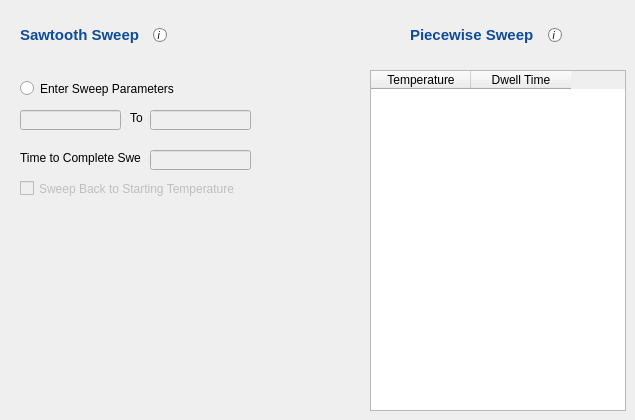
    <widget class="QWidget" name="tab_2">
     <attribute name="title">
      <string>Temperature Cycle Demo</string>
     </attribute>
     <widget class="QCheckBox" name="checkBox">
      <property name="enabled">
       <bool>false</bool>
      </property>
      <property name="geometry">
       <rect>
        <x>20</x>
        <y>180</y>
        <width>231</width>
        <height>17</height>
       </rect>
      </property>
      <property name="text">
       <string>Sweep Back to Starting Temperature</string>
      </property>
     </widget>
     <widget class="QRadioButton" name="radioButton_5">
      <property name="geometry">
       <rect>
        <x>20</x>
        <y>80</y>
        <width>161</width>
        <height>17</height>
       </rect>
      </property>
      <property name="text">
       <string>Enter Sweep Parameters</string>
      </property>
     </widget>
     <widget class="QLineEdit" name="lineEdit_3">
      <property name="enabled">
       <bool>false</bool>
      </property>
      <property name="geometry">
       <rect>
        <x>20</x>
        <y>110</y>
        <width>101</width>
        <height>20</height>
       </rect>
      </property>
     </widget>
     <widget class="QLabel" name="label_3">
      <property name="geometry">
       <rect>
        <x>130</x>
        <y>110</y>
        <width>21</width>
        <height>16</height>
       </rect>
      </property>
      <property name="text">
       <string>To</string>
      </property>
     </widget>
     <widget class="QLabel" name="label_4">
      <property name="geometry">
       <rect>
        <x>20</x>
        <y>150</y>
        <width>121</width>
        <height>16</height>
       </rect>
      </property>
      <property name="text">
       <string>Time to Complete Sweep</string>
      </property>
     </widget>
     <widget class="QLineEdit" name="lineEdit_5">
      <property name="enabled">
       <bool>false</bool>
      </property>
      <property name="geometry">
       <rect>
        <x>150</x>
        <y>150</y>
        <width>101</width>
        <height>20</height>
       </rect>
      </property>
     </widget>
     <widget class="QLineEdit" name="lineEdit_4">
      <property name="enabled">
       <bool>false</bool>
      </property>
      <property name="geometry">
       <rect>
        <x>150</x>
        <y>110</y>
        <width>101</width>
        <height>20</height>
       </rect>
      </property>
     </widget>
     <widget class="QWidget" name="horizontalLayoutWidget_10">
      <property name="geometry">
       <rect>
        <x>20</x>
        <y>20</y>
        <width>147</width>
        <height>31</height>
       </rect>
      </property>
      <layout class="QHBoxLayout" name="horizontalLayout_10">
       <item>
        <widget class="QLabel" name="label_40">
         <property name="text">
          <string>&lt;html&gt;&lt;head/&gt;&lt;body&gt;&lt;p&gt;&lt;span style=&quot; font-size:11pt; font-weight:600; color:#0f4b96;&quot;&gt;Sawtooth Sweep&lt;/span&gt;&lt;/p&gt;&lt;/body&gt;&lt;/html&gt;</string>
         </property>
        </widget>
       </item>
       <item>
        <widget class="QPushButton" name="infoButton_SawtoothSweep">
         <property name="styleSheet">
          <string notr="true">QPushButton::!pressed{
background-color: white;
border-style: solid;
border-width:1px;
border-radius:7px;
border-color: gray;
max-width:12px;
max-height:12px;
min-width:12px;
min-height:12px;
font-size: 10px;
font-family: &quot;Bookman Old Style&quot;;
font-style:italic;
}

QPushButton::pressed{
background-color: rgb(216, 192, 95);
border-style: solid;
border-width:1px;
border-radius:7px;
border-color: gray;
max-width:12px;
max-height:12px;
min-width:12px;
min-height:12px;
font-size: 10px;
font-family: &quot;Bookman Old Style&quot;;
font-style:italic;
}</string>
         </property>
         <property name="text">
          <string>i </string>
         </property>
        </widget>
       </item>
      </layout>
     </widget>
     <widget class="QWidget" name="horizontalLayoutWidget_11">
      <property name="geometry">
       <rect>
        <x>410</x>
        <y>20</y>
        <width>152</width>
        <height>31</height>
       </rect>
      </property>
      <layout class="QHBoxLayout" name="horizontalLayout_11">
       <item>
        <widget class="QLabel" name="label_41">
         <property name="text">
          <string>&lt;html&gt;&lt;head/&gt;&lt;body&gt;&lt;p&gt;&lt;span style=&quot; font-size:11pt; font-weight:600; color:#0f4b96;&quot;&gt;Piecewise Sweep&lt;/span&gt;&lt;/p&gt;&lt;/body&gt;&lt;/html&gt;</string>
         </property>
        </widget>
       </item>
       <item>
        <widget class="QPushButton" name="infoButton_HeaterOptions_2">
         <property name="styleSheet">
          <string notr="true">QPushButton::!pressed{
background-color: white;
border-style: solid;
border-width:1px;
border-radius:7px;
border-color: gray;
max-width:12px;
max-height:12px;
min-width:12px;
min-height:12px;
font-size: 10px;
font-family: &quot;Bookman Old Style&quot;;
font-style:italic;
}

QPushButton::pressed{
background-color: rgb(216, 192, 95);
border-style: solid;
border-width:1px;
border-radius:7px;
border-color: gray;
max-width:12px;
max-height:12px;
min-width:12px;
min-height:12px;
font-size: 10px;
font-family: &quot;Bookman Old Style&quot;;
font-style:italic;
}</string>
         </property>
         <property name="text">
          <string>i </string>
         </property>
        </widget>
       </item>
      </layout>
     </widget>
     <widget class="QTableWidget" name="tableWidget">
      <property name="geometry">
       <rect>
        <x>370</x>
        <y>70</y>
        <width>256</width>
        <height>341</height>
       </rect>
      </property>
      <column>
       <property name="text">
        <string>Temperature</string>
       </property>
      </column>
      <column>
       <property name="text">
        <string>Dwell Time</string>
       </property>
      </column>
     </widget>
    </widget>
